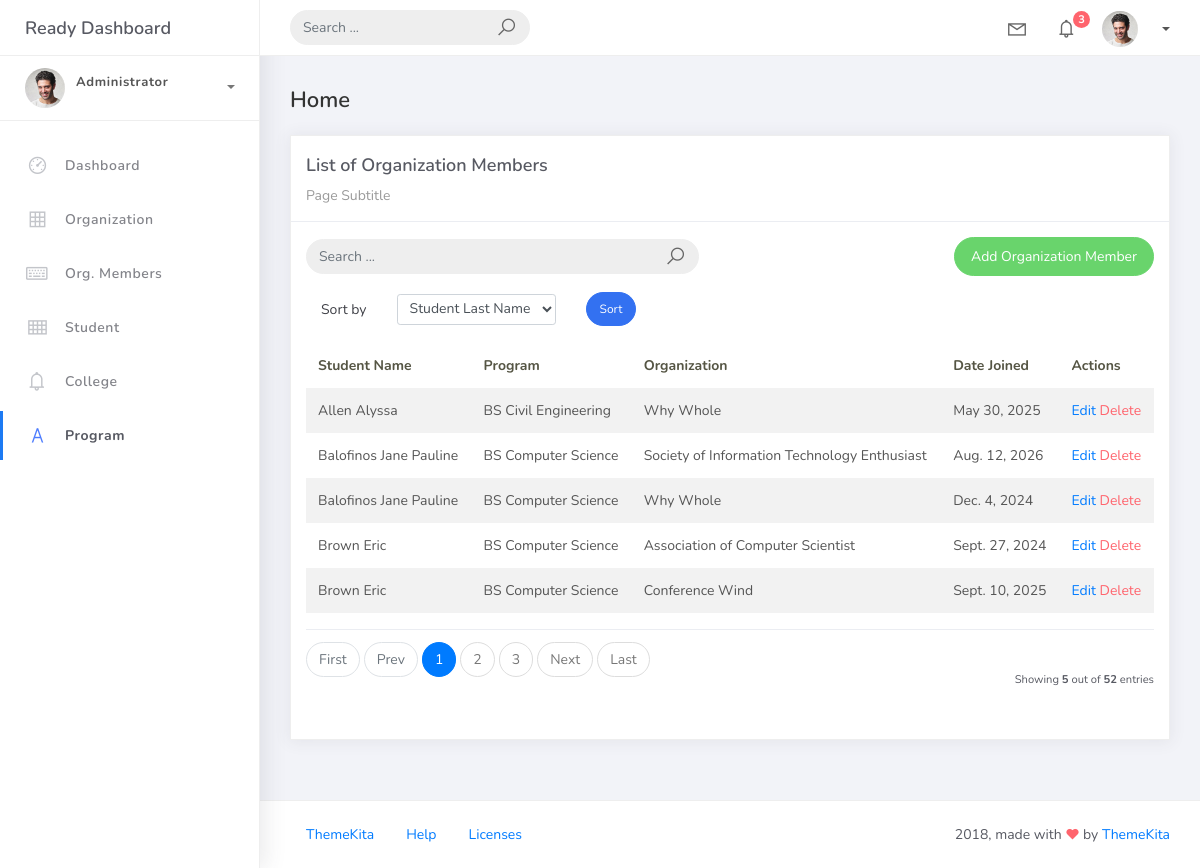
The app's page /org_members with its own data.
### studentorg/models.py (models this page shows, shortened)
class BaseModel(models.Model):
    created_at = models.DateTimeField(auto_now_add=True, db_index=True)
    updated_at = models.DateTimeField(auto_now=True)
    class Meta:
        abstract = True

class OrgMember(BaseModel):
    student = models.ForeignKey(Student, on_delete=models.CASCADE)
    organizations = models.ForeignKey(Organization, on_delete=models.CASCADE)
    date_joined = models.DateField()

class Student(BaseModel):
    student_id = models.CharField(max_length=15)
    last_name = models.CharField(max_length=25)
    first_name = models.CharField(max_length=25)
    middle_name = models.CharField(max_length=25, blank=True, null=True)
    program = models.ForeignKey(Program, null=True, blank=True, on_delete=models.CASCADE)
    def __str__(self):
        return f"{self.last_name} {self.first_name}"

class Program(BaseModel):
    prog_name = models.CharField(max_length=150)
    college = models.ForeignKey(College, on_delete=models.CASCADE)
    def __str__(self):
            return self.prog_name

class Organization(BaseModel):
    name = models.CharField(max_length=250)
    college =  models.ForeignKey(College, null=True, blank=True, on_delete=models.CASCADE)
    description = models.CharField(max_length=500)
    def __str__(self):
        return self.name

### studentorg/views.py (the view)
# urls.py: path('org_members', Org_MemberList.as_view(), name='org-member-list'),
class Org_MemberList(ListView):
    model = OrgMember
    context_object_name = 'org_member'
    template_name = "org_member_list.html"
    paginate_by = 5
    def get_ordering(self):
                allowed = ["student__last_name", "date_joined"]
                sort_by = self.request.GET.get("sort_by")
                if sort_by in allowed:
                    return sort_by
                return "student__last_name"
    def get_queryset(self):
                    qs = super().get_queryset()
                    query = self.request.GET.get('q')
                    if query:
                        qs = qs.filter(
                            Q(student__last_name__icontains=query) |
                            Q(student__first_name__icontains=query)
                        )
                    return qs

### templates/org_member_list.html (shortened to what this page needs)
{% extends 'base.html' %}
{% load static %}
{% block content %}
<div class="content">
    <div class="container-fluid">
        <h4 class="page-title">Home</h4>
        <div class="row">
            <div class="col-md-12">
                <div class="card">
                    <div class="card-header">
                        <div class="card-title">List of Organization Members</div>
                        <div class="card-category">Page Subtitle</div>
                    </div>
                    <div class="card-body">
                        <div class="row align-items-center mb-3">
                                <div class="col-md-6 mb-2 mb-md-0">
                                    <form class="navbar-left navbar-form nav-search mr-md-3" action="{% url 'org-member-list' %}" method="get">
                                        <div class="input-group">
                                            <input type="text"
                                                placeholder="Search ..."
                                                class="form-control"
                                                name="q"
                                                value="{{ request.GET.q|default:'' }}">
                                            <div class="input-group-append">
                                                <button type="submit" class="input-group-text">
                                                    <i class="la la-search search-icon"></i>
                                                </button>
                                            </div>
                                        </div>
                                    </form>
                                </div>
                            <div class="col-md-6 text-md-right">
                                <a href="{% url 'org-member-add' %}"
                                   class="btn btn-success btn-rounded">
                                    Add Organization Member
                                </a>
                            </div>
                        </div>
                        <div class="col-md-12">
                            <form method="get" class="row g-2 align-items-center">
                                <div class="col-auto">
                                    <label for="smallSelect" class="col-form-label">Sort by</label>
                                </div>
                                <div class="col-auto">
                                    <select class="form-control form-control-sm" id="smallSelect" name="sort_by">
                                        <option value="student__last_name" {% if request.GET.sort_by == "student__last_name" %}selected{% endif %}>
                                            Student Last Name
                                        </option>
                                    </select>
                                </div>
                                <div class="col-auto">
                                    <button type="submit" class="btn btn-primary btn-sm btn-rounded">Sort</button>
                                </div>
                            </form>
                        </div>
                        <table class="table table-striped mt-3">
                            <thead>
                                <tr>
                                    <th scope="col">Student Name</th>
                                    <th scope="col">Program</th>
                                    <th scope="col">Organization</th>
                                    <th scope="col">Date Joined</th>
                                    <th scope ="col">Actions</th>
                                </tr>
                            </thead>
                            <tbody>
                                {% for object in org_member %}
                                <tr>
                                    <td>{{ object.student }}</td>
                                    <td>{{ object.student.program }}</td>
                                    <td>{{ object.organizations }}</td>
                                    <td>{{ object.date_joined }}</td>
                                    <td>
                                        <a href="{% url 'org-member-update' object.id %}">Edit</a>
                                        <a href="{% url 'org-member-delete' object.id %}" class="text-danger">Delete</a>
                                    </td>
                                </tr>
                                {% endfor %}
                            </tbody>
                        </table>
                        {% include 'includes/pagination.html' %}
                    </div>
                </div>
            </div>
        </div>
    </div>
</div>
{% endblock %}

### records on screen
OrgMember: student "Allen Alyssa", student.program "BS Civil Engineering", organizations "Why Whole", date_joined "May 30, 2025"
OrgMember: student "Balofinos Jane Pauline", student.program "BS Computer Science", organizations "Society of Information Technology Enthusiast", date_joined "Aug. 12, 2026"
OrgMember: student "Balofinos Jane Pauline", student.program "BS Computer Science", organizations "Why Whole", date_joined "Dec. 4, 2024"
OrgMember: student "Brown Eric", student.program "BS Computer Science", organizations "Association of Computer Scientist", date_joined "Sept. 27, 2024"
OrgMember: student "Brown Eric", student.program "BS Computer Science", organizations "Conference Wind", date_joined "Sept. 10, 2025"

### other values on screen
{{ page_num }} "1"
{{ page_num }} "2" "3"
{{ object_list.count }} "5"
{{ paginator.count }} "52"
